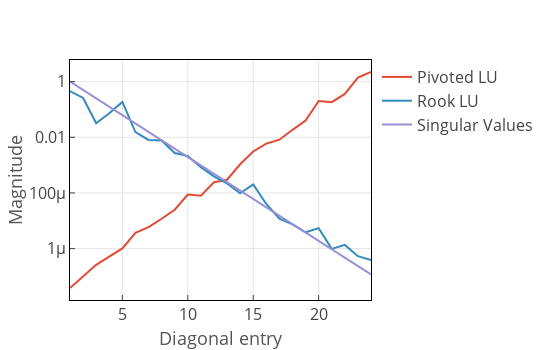

The code cell stored with this chart in its notebook:
### Code cell
t1 = scatter(x=1:n,y=dA[:,1],name="Pivoted LU")
t2 = scatter(x=1:n,y=dA[:,2],name="Rook LU")
t3 = scatter(x=1:n,y=dA[:,3],name="Singular Values")
l = Layout(yaxis_type="log",xaxis_title="Diagonal entry",yaxis_title="Magnitude",
    height=350,width=550,margin=attr(l=70))
p = plot([t1, t2, t3],l)

### Figure 1 — Plotly figure (JSON) as saved in the notebook; plotly's stock layout.template omitted (floating-point values rounded to 4 significant figures)
{"data": [{"marker": {"color": "#E24A33", "line": {"color": "#348ABD", "width": 0.5}, "size": 10}, "name": "Pivoted LU", "type": "scatter", "x": [1, 2, 3, 4, 5, 6, 7, 8, 9, 10, 11, 12, 13, 14, 15, 16, 17, 18, 19, 20, 21, 22, 23, 24], "y": [3.847e-08, 1.023e-07, 2.614e-07, 5.123e-07, 1.019e-06, 3.678e-06, 5.896e-06, 1.185e-05, 2.497e-05, 8.702e-05, 7.948e-05, 0.000243, 0.0002979, 0.001072, 0.003096, 0.005916, 0.008174, 0.0185, 0.03966, 0.2017, 0.1815, 0.3587, 1.398, 2.209]}, {"marker": {"color": "#348ABD", "line": {"color": "#348ABD", "width": 0.5}, "size": 10}, "name": "Rook LU", "type": "scatter", "x": [1, 2, 3, 4, 5, 6, 7, 8, 9, 10, 11, 12, 13, 14, 15, 16, 17, 18, 19, 20, 21, 22, 23, 24], "y": [0.4528, 0.2582, 0.03205, 0.0727, 0.1858, 0.01538, 0.00801, 0.007666, 0.002702, 0.002139, 0.0008418, 0.0003946, 0.0002188, 9.741e-05, 0.0002023, 4.021e-05, 1.19e-05, 7.464e-06, 3.857e-06, 5.455e-06, 9.81e-07, 1.36e-06, 5.342e-07, 3.888e-07]}, {"marker": {"color": "#988ED5", "line": {"color": "#348ABD", "width": 0.5}, "size": 10}, "name": "Singular Values", "type": "scatter", "x": [1, 2, 3, 4, 5, 6, 7, 8, 9, 10, 11, 12, 13, 14, 15, 16, 17, 18, 19, 20, 21, 22, 23, 24], "y": [1, 0.5, 0.25, 0.125, 0.0625, 0.03125, 0.01562, 0.007812, 0.003906, 0.001953, 0.0009766, 0.0004883, 0.0002441, 0.0001221, 6.104e-05, 3.052e-05, 1.526e-05, 7.629e-06, 3.815e-06, 1.907e-06, 9.537e-07, 4.768e-07, 2.384e-07, 1.192e-07]}], "layout": {"font": {"size": 16}, "height": 350, "margin": {"b": 50, "l": 70, "r": 50, "t": 60}, "titlefont": {"size": 18}, "width": 550, "xaxis": {"gridcolor": "#E5E5E5", "linecolor": "black", "linewidth": 1, "mirror": true, "showgrid": true, "ticks": "inside", "title": "Diagonal entry", "titlefont": {"color": "#555555", "size": 18}, "zeroline": false}, "yaxis": {"gridcolor": "#E5E5E5", "linecolor": "black", "linewidth": 1, "mirror": true, "showgrid": true, "ticks": "inside", "title": "Magnitude", "titlefont": {"color": "#555555", "size": 18}, "type": "log", "zeroline": false}}}
